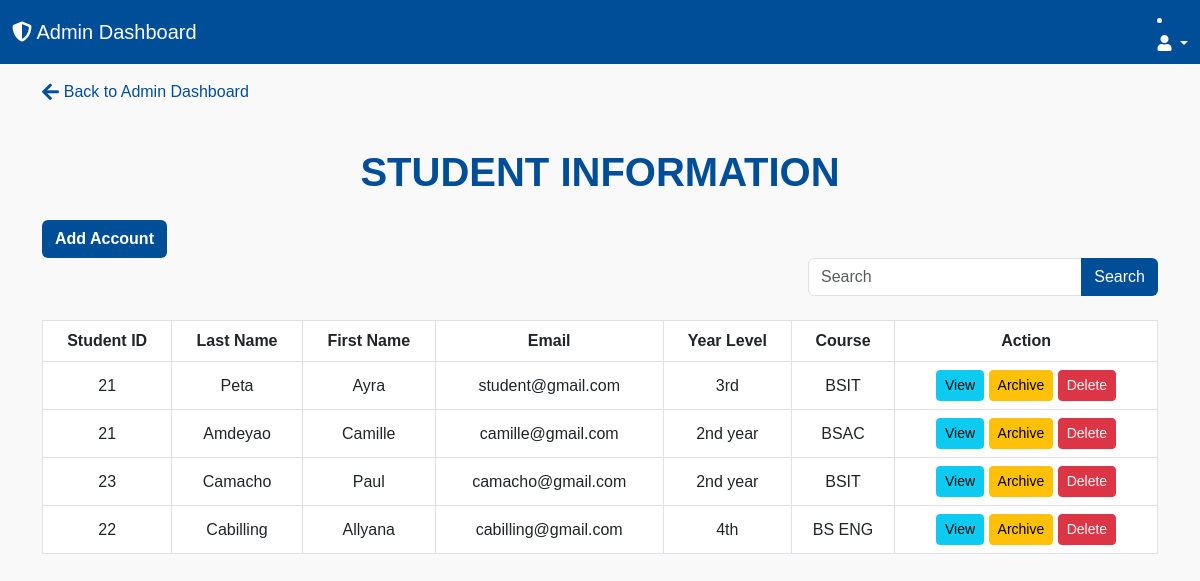
The page /students.php (signed in) on the database its author committed.
### tables this page shows
CREATE TABLE `student_details` (
  `User_ID` int(11) NOT NULL,
  `first_name` varchar(255) NOT NULL,
  `last_name` varchar(255) NOT NULL,
  `year_level` varchar(50) DEFAULT NULL,
  `course` varchar(255) DEFAULT NULL
);

CREATE TABLE `tbl_users` (
  `User_ID` int(10) NOT NULL,
  `student_number` int(10) DEFAULT NULL,
  `employee_ID` int(10) DEFAULT NULL,
  `email` varchar(100) NOT NULL,
  `password` varchar(100) NOT NULL,
  `role` varchar(100) NOT NULL DEFAULT 'student',
  `created_at` timestamp NOT NULL DEFAULT current_timestamp()
);

### students.php (the view, shortened to what this page needs)
<?php
require 'database.php';
$sql = "SELECT
            u.User_ID,
            u.email,
            u.student_number,
            sd.first_name,
            sd.last_name,
            sd.year_level,
            sd.course
        FROM tbl_users u
        JOIN student_details sd ON u.User_ID = sd.User_ID
        WHERE u.role = 'student'";
$result = $conn->query($sql);
?>
<!DOCTYPE html>
<html lang="en">
<head>
    <link href="https://cdn.jsdelivr.net/npm/bootstrap@5.3.0-alpha1/dist/css/bootstrap.min.css" rel="stylesheet">
    <link rel="stylesheet" href="https://cdnjs.cloudflare.com/ajax/libs/font-awesome/5.15.4/css/all.min.css">
</head>
<body>
    <header>
        <nav class="navbar navbar-expand-lg" style="background-color: #004E98; color: white;">
            <div class="container-fluid">
                <a class="navbar-brand text-white" href="#">
                    <i class="fas fa-shield-alt"></i> Admin Dashboard
                </a>
                <li class="nav-item dropdown">
                        <a class="nav-link dropdown-toggle" href="#" id="profileDropdown" role="button" data-bs-toggle="dropdown">
                            <i class="fas fa-user"></i>
                        </a>
                    </li>
            </div>
        </nav>
    </header>
    <div class="container mt-3">
        <a href="admin.php" class="back-btn">
            <i class="fas fa-arrow-left"></i> Back to Admin Dashboard
        </a>
    </div>
    <div class="container mt-4">
    <h1 class="text-center mb-4" style="color: #004E98; font-weight: bold;">STUDENT INFORMATION</h1>
    <button type="button" class="btn btn-add-account" data-bs-toggle="modal" data-bs-target="#addAccountModal">
        Add Account
    </button>
    <div class="row mb-4">
        <div class="col-12 text-end">
            <div class="input-group" style="max-width: 350px; display: inline-flex;">
                <input type="text" class="form-control" placeholder="Search" aria-label="Search">
                <button class="btn btn-search" type="button">Search</button>
            </div>
        </div>
    </div>
    <table class="table table-bordered">
        <thead>
            <tr>
                <th>Student ID</th>
                <th>Last Name</th>
                <th>First Name</th>
                <th>Email</th>
                <th>Year Level</th>
                <th>Course</th>
                <th>Action</th>
            </tr>
        </thead>
        <tbody>
            <?php while ($student = $result->fetch_assoc()): ?>
                <tr>
                    <td><?= htmlspecialchars($student['student_number']); ?></td>
                    <td><?= htmlspecialchars($student['last_name']); ?></td>
                    <td><?= htmlspecialchars($student['first_name']); ?></td>
                    <td><?= htmlspecialchars($student['email']); ?></td>
                    <td><?= htmlspecialchars($student['year_level']); ?></td>
                    <td><?= htmlspecialchars($student['course']); ?></td>
                    <td>
                        <button class="btn btn-info btn-sm" data-bs-toggle="modal" data-bs-target="#viewProfileModal<?= $student['User_ID']; ?>">View</button>
                        <form method="POST" style="display:inline;">
                            <button type="submit" name="archive" class="btn btn-warning btn-sm">Archive</button>
                        </form>
                        <form method="POST" style="display:inline;">
                            <button type="submit" name="delete" class="btn btn-danger btn-sm">Delete</button>
                        </form>
                    </td>
                </tr>
            <?php endwhile; ?>
        </tbody>
    </table>
</div>
</body>
</html>

### students.php (style rules this page uses)
body { font-family: Arial, sans-serif; margin: 0; padding: 0; background-color: #f9f9f9; }
.back-btn { font-size: 1rem; color: #004E98; text-decoration: none; margin-bottom: 20px; display: inline-flex; align-items: center; }
.back-btn i { font-size: 1.2rem; margin-right: 5px; }
.btn-search { background-color: #004E98; color: white; }
.btn-add-account { background-color: #004E98; color: white; font-weight: bold; }
table th, table td { text-align: center; vertical-align: middle; }

### rows shown on the page
student_details: User_ID.student_number "21", last_name "Peta", first_name "Ayra", User_ID.email "student@gmail.com", year_level "3rd", course "BSIT"
student_details: User_ID.student_number "21", last_name "Amdeyao", first_name "Camille", User_ID.email "camille@gmail.com", year_level "2nd year", course "BSAC"
student_details: User_ID.student_number "23", last_name "Camacho", first_name "Paul", User_ID.email "camacho@gmail.com", year_level "2nd year", course "BSIT"
student_details: User_ID.student_number "22", last_name "Cabilling", first_name "Allyana", User_ID.email "cabilling@gmail.com", year_level "4th", course "BS ENG"
